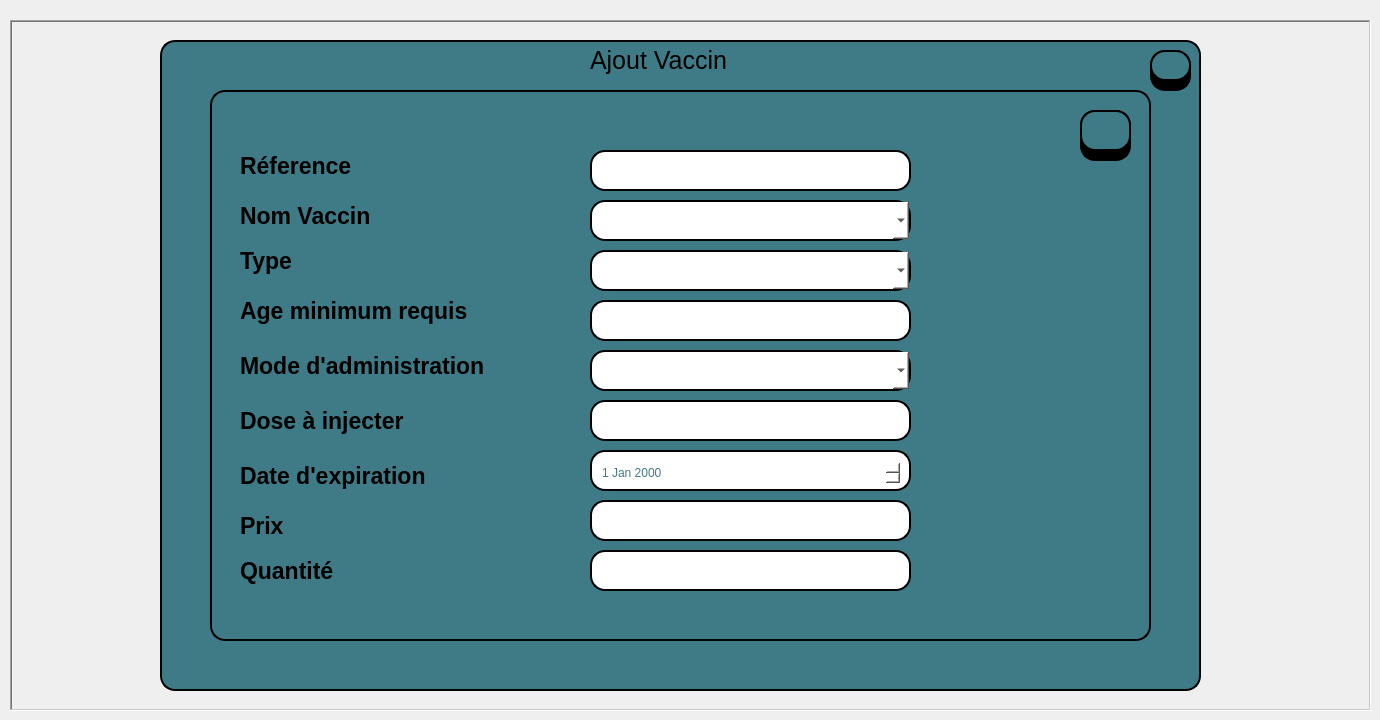
     <widget class="QWidget" name="Tab2">
      <attribute name="title">
       <string>Tab 2</string>
      </attribute>
      <widget class="QTableView" name="tableView">
       <property name="geometry">
        <rect>
         <x>160</x>
         <y>40</y>
         <width>1041</width>
         <height>651</height>
        </rect>
       </property>
       <property name="styleSheet">
        <string notr="true">background-color: rgb(63, 123, 134);
border: 2px solid #000000;
border-radius: 15px;</string>
       </property>
      </widget>
      <widget class="QTableView" name="tableView_2">
       <property name="geometry">
        <rect>
         <x>210</x>
         <y>90</y>
         <width>941</width>
         <height>551</height>
        </rect>
       </property>
       <property name="styleSheet">
        <string notr="true">background-color: rgb(63, 123, 134);
border: 2px solid #000000;
border-radius: 15px;</string>
       </property>
      </widget>
      <widget class="QLineEdit" name="age_vac">
       <property name="geometry">
        <rect>
         <x>590</x>
         <y>300</y>
         <width>321</width>
         <height>41</height>
        </rect>
       </property>
       <property name="styleSheet">
        <string notr="true">border: 2px solid #000000;
border-radius: 15px;
background-color: rgb(255, 255, 255);</string>
       </property>
      </widget>
      <widget class="QLineEdit" name="prix_vac">
       <property name="geometry">
        <rect>
         <x>590</x>
         <y>500</y>
         <width>321</width>
         <height>41</height>
        </rect>
       </property>
       <property name="styleSheet">
        <string notr="true">border: 2px solid #000000;
border-radius: 15px;
background-color: rgb(255, 255, 255);</string>
       </property>
      </widget>
      <widget class="QLineEdit" name="dose_vac">
       <property name="geometry">
        <rect>
         <x>590</x>
         <y>400</y>
         <width>321</width>
         <height>41</height>
        </rect>
       </property>
       <property name="styleSheet">
        <string notr="true">border: 2px solid #000000;
border-radius: 15px;
background-color: rgb(255, 255, 255);</string>
       </property>
      </widget>
      <widget class="QLabel" name="label_4">
       <property name="geometry">
        <rect>
         <x>240</x>
         <y>240</y>
         <width>171</width>
         <height>41</height>
        </rect>
       </property>
       <property name="font">
        <font>
         <pointsize>17</pointsize>
         <bold>true</bold>
        </font>
       </property>
       <property name="text">
        <string>Type</string>
       </property>
      </widget>
      <widget class="QLabel" name="label_12">
       <property name="geometry">
        <rect>
         <x>240</x>
         <y>200</y>
         <width>191</width>
         <height>31</height>
        </rect>
       </property>
       <property name="font">
        <font>
         <pointsize>17</pointsize>
         <bold>true</bold>
        </font>
       </property>
       <property name="text">
        <string>Nom Vaccin</string>
       </property>
      </widget>
      <widget class="QLabel" name="label_15">
       <property name="geometry">
        <rect>
         <x>240</x>
         <y>510</y>
         <width>311</width>
         <height>31</height>
        </rect>
       </property>
       <property name="font">
        <font>
         <pointsize>17</pointsize>
         <bold>true</bold>
        </font>
       </property>
       <property name="text">
        <string>Prix</string>
       </property>
      </widget>
      <widget class="QLabel" name="label_16">
       <property name="geometry">
        <rect>
         <x>240</x>
         <y>400</y>
         <width>301</width>
         <height>41</height>
        </rect>
       </property>
       <property name="font">
        <font>
         <pointsize>17</pointsize>
         <bold>true</bold>
        </font>
       </property>
       <property name="text">
        <string>Dose à injecter</string>
       </property>
      </widget>
      <widget class="QLabel" name="label_17">
       <property name="geometry">
        <rect>
         <x>240</x>
         <y>460</y>
         <width>271</width>
         <height>31</height>
        </rect>
       </property>
       <property name="font">
        <font>
         <pointsize>17</pointsize>
         <bold>true</bold>
        </font>
       </property>
       <property name="text">
        <string>Date d'expiration</string>
       </property>
      </widget>
      <widget class="QPushButton" name="save_vac">
       <property name="geometry">
        <rect>
         <x>1080</x>
         <y>110</y>
         <width>51</width>
         <height>41</height>
        </rect>
       </property>
       <property name="font">
        <font>
         <pointsize>12</pointsize>
         <bold>true</bold>
        </font>
       </property>
       <property name="styleSheet">
        <string notr="true">background-color:rgb(63, 123, 134);
border: 2px solid #000000;
border-radius: 15px;
</string>
       </property>
       <property name="text">
        <string/>
       </property>
       <property name="icon">
        <iconset resource="image.qrc">
         <normaloff>:/save.png</normaloff>:/save.png</iconset>
       </property>
       <property name="iconSize">
        <size>
         <width>25</width>
         <height>26</height>
        </size>
       </property>
      </widget>
      <widget class="QLineEdit" name="lineEdit_12">
       <property name="geometry">
        <rect>
         <x>1080</x>
         <y>110</y>
         <width>51</width>
         <height>51</height>
        </rect>
       </property>
       <property name="styleSheet">
        <string notr="true">background-color:rgb(0, 0, 0);
border: 2px solid #000000;
border-radius: 15px;
</string>
       </property>
      </widget>
      <widget class="QLabel" name="label_18">
       <property name="geometry">
        <rect>
         <x>590</x>
         <y>40</y>
         <width>251</width>
         <height>41</height>
        </rect>
       </property>
       <property name="font">
        <font>
         <family>Segoe UI</family>
         <pointsize>19</pointsize>
         <italic>false</italic>
         <fontweight>DemiBold</fontweight>
        </font>
       </property>
       <property name="text">
        <string>Ajout Vaccin</string>
       </property>
      </widget>
      <widget class="QPushButton" name="Quit">
       <property name="geometry">
        <rect>
         <x>1150</x>
         <y>50</y>
         <width>41</width>
         <height>31</height>
        </rect>
       </property>
       <property name="font">
        <font>
         <pointsize>12</pointsize>
         <bold>true</bold>
        </font>
       </property>
       <property name="styleSheet">
        <string notr="true">background-color:rgb(63, 123, 134);
border: 2px solid #000000;
border-radius: 15px;
</string>
       </property>
       <property name="text">
        <string/>
       </property>
       <property name="icon">
        <iconset theme="QIcon::ThemeIcon::ApplicationExit"/>
       </property>
       <property name="iconSize">
        <size>
         <width>29</width>
         <height>21</height>
        </size>
       </property>
      </widget>
      <widget class="QLineEdit" name="lineEdit_13">
       <property name="geometry">
        <rect>
         <x>1150</x>
         <y>50</y>
         <width>41</width>
         <height>41</height>
        </rect>
       </property>
       <property name="styleSheet">
        <string notr="true">background-color:rgb(0, 0, 0);
border: 2px solid #000000;
border-radius: 15px;
</string>
       </property>
      </widget>
      <widget class="QLabel" name="label_19">
       <property name="geometry">
        <rect>
         <x>10</x>
         <y>20</y>
         <width>1361</width>
         <height>691</height>
        </rect>
       </property>
       <property name="frameShape">
        <enum>QFrame::Shape::WinPanel</enum>
       </property>
       <property name="frameShadow">
        <enum>QFrame::Shadow::Sunken</enum>
       </property>
       <property name="lineWidth">
        <number>2</number>
       </property>
       <property name="midLineWidth">
        <number>0</number>
       </property>
       <property name="text">
        <string/>
       </property>
      </widget>
      <widget class="QLabel" name="label_30">
       <property name="geometry">
        <rect>
         <x>240</x>
         <y>140</y>
         <width>231</width>
         <height>51</height>
        </rect>
       </property>
       <property name="font">
        <font>
         <family>Segoe UI</family>
         <pointsize>17</pointsize>
         <italic>false</italic>
         <bold>true</bold>
        </font>
       </property>
       <property name="text">
        <string>Réference</string>
       </property>
      </widget>
      <widget class="QLabel" name="label_31">
       <property name="geometry">
        <rect>
         <x>240</x>
         <y>290</y>
         <width>291</width>
         <height>41</height>
        </rect>
       </property>
       <property name="font">
        <font>
         <pointsize>17</pointsize>
         <bold>true</bold>
        </font>
       </property>
       <property name="text">
        <string>Age minimum requis</string>
       </property>
      </widget>
      <widget class="QLabel" name="label_32">
       <property name="geometry">
        <rect>
         <x>240</x>
         <y>350</y>
         <width>301</width>
         <height>31</height>
        </rect>
       </property>
       <property name="font">
        <font>
         <pointsize>17</pointsize>
         <bold>true</bold>
        </font>
       </property>
       <property name="text">
        <string>Mode d'administration</string>
       </property>
      </widget>
      <widget class="QLabel" name="label_33">
       <property name="geometry">
        <rect>
         <x>240</x>
         <y>550</y>
         <width>191</width>
         <height>41</height>
        </rect>
       </property>
       <property name="font">
        <font>
         <pointsize>17</pointsize>
         <bold>true</bold>
        </font>
       </property>
       <property name="text">
        <string>Quantité</string>
       </property>
      </widget>
      <widget class="QLineEdit" name="quantite_vac">
       <property name="geometry">
        <rect>
         <x>590</x>
         <y>550</y>
         <width>321</width>
         <height>41</height>
        </rect>
       </property>
       <property name="styleSheet">
        <string notr="true">border: 2px solid #000000;
border-radius: 15px;
background-color: rgb(255, 255, 255);</string>
       </property>
      </widget>
      <widget class="QLineEdit" name="reference">
       <property name="geometry">
        <rect>
         <x>590</x>
         <y>150</y>
         <width>321</width>
         <height>41</height>
        </rect>
       </property>
       <property name="styleSheet">
        <string notr="true">border: 2px solid #000000;
border-radius: 15px;
background-color: rgb(255, 255, 255);</string>
       </property>
       <property name="readOnly">
        <bool>false</bool>
       </property>
      </widget>
      <widget class="QDateEdit" name="date_vac">
       <property name="geometry">
        <rect>
         <x>600</x>
         <y>460</y>
         <width>301</width>
         <height>26</height>
        </rect>
       </property>
       <property name="styleSheet">
        <string notr="true">border-radius: 15px;
background-color: rgb(255, 255, 255);
color: rgb(63, 123, 134);</string>
       </property>
      </widget>
      <widget class="QLineEdit" name="container">
       <property name="geometry">
        <rect>
         <x>590</x>
         <y>450</y>
         <width>321</width>
         <height>41</height>
        </rect>
       </property>
       <property name="styleSheet">
        <string notr="true">border: 2px solid #000000;
border-radius: 15px;
background-color: rgb(255, 255, 255);</string>
       </property>
      </widget>
      <widget class="QComboBox" name="mode_vac">
       <property name="geometry">
        <rect>
         <x>590</x>
         <y>350</y>
         <width>321</width>
         <height>41</height>
        </rect>
       </property>
       <property name="styleSheet">
        <string notr="true">border: 2px solid #000000;
border-radius: 15px;
background-color: rgb(255, 255, 255);</string>
       </property>
      </widget>
      <widget class="QComboBox" name="nom_vac">
       <property name="geometry">
        <rect>
         <x>590</x>
         <y>200</y>
         <width>321</width>
         <height>41</height>
        </rect>
       </property>
       <property name="styleSheet">
        <string notr="true">border: 2px solid #000000;
border-radius: 15px;
background-color: rgb(255, 255, 255);</string>
       </property>
      </widget>
      <widget class="QComboBox" name="type_vac">
       <property name="geometry">
        <rect>
         <x>590</x>
         <y>250</y>
         <width>321</width>
         <height>41</height>
        </rect>
       </property>
       <property name="styleSheet">
        <string notr="true">border: 2px solid #000000;
border-radius: 15px;
background-color: rgb(255, 255, 255);</string>
       </property>
      </widget>
      <zorder>label_19</zorder>
      <zorder>tableView</zorder>
      <zorder>tableView_2</zorder>
      <zorder>age_vac</zorder>
      <zorder>prix_vac</zorder>
      <zorder>dose_vac</zorder>
      <zorder>label_4</zorder>
      <zorder>label_12</zorder>
      <zorder>label_15</zorder>
      <zorder>label_16</zorder>
      <zorder>label_17</zorder>
      <zorder>lineEdit_12</zorder>
      <zorder>save_vac</zorder>
      <zorder>label_18</zorder>
      <zorder>lineEdit_13</zorder>
      <zorder>Quit</zorder>
      <zorder>label_30</zorder>
      <zorder>label_31</zorder>
      <zorder>label_32</zorder>
      <zorder>label_33</zorder>
      <zorder>quantite_vac</zorder>
      <zorder>reference</zorder>
      <zorder>container</zorder>
      <zorder>date_vac</zorder>
      <zorder>mode_vac</zorder>
      <zorder>nom_vac</zorder>
      <zorder>type_vac</zorder>
     </widget>
